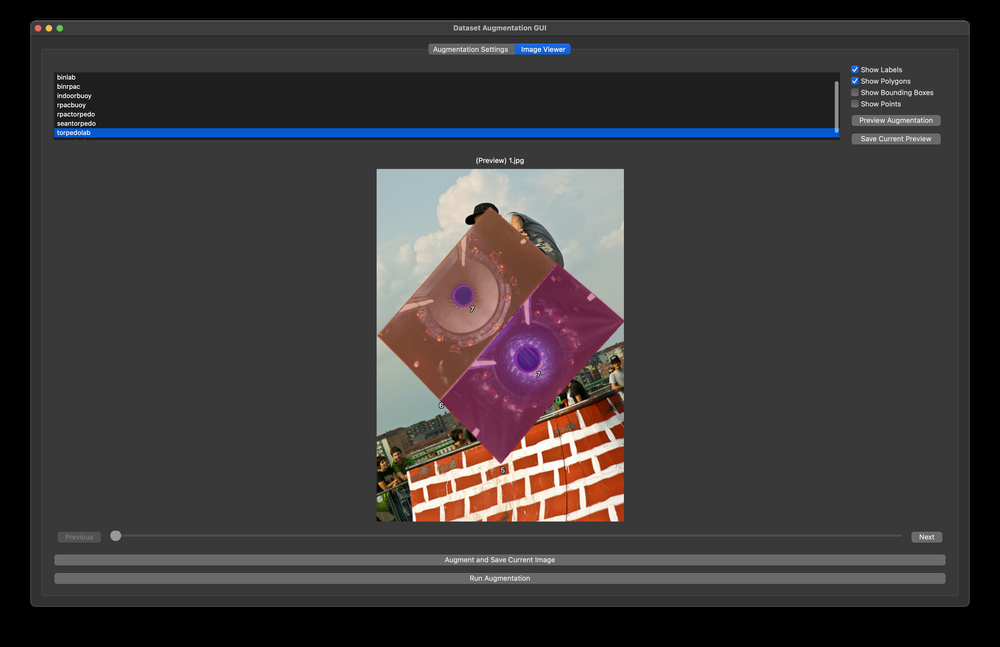
#> input picture assets/dataset_augmentation_tool.png, 1000 x 647 px, shrunk from 3680 x 2382 before the run; its folder holds only this picture in this run
$ python -i murkify.py   (imports and definitions only)
#> lines starting #> are read from the running program, lines starting #| are printed output that depends on the picture
#> further down, picture is the input picture: shape (647, 1000, 3); mean B, G, R 58.7, 57.9, 61.2
import cv2
import os
import numpy as np

def apply_murky_effect(image):
    # Convert the image to BGR if it is not already
    if len(image.shape) == 2 or image.shape[2] == 1:
        image = cv2.cvtColor(image, cv2.COLOR_GRAY2BGR)

    # Apply a greenish tint
    green_tint = np.full_like(image, (0, 50, 0), dtype=np.uint8)
    murky_image = cv2.addWeighted(image, 0.7, green_tint, 0.3, 0)
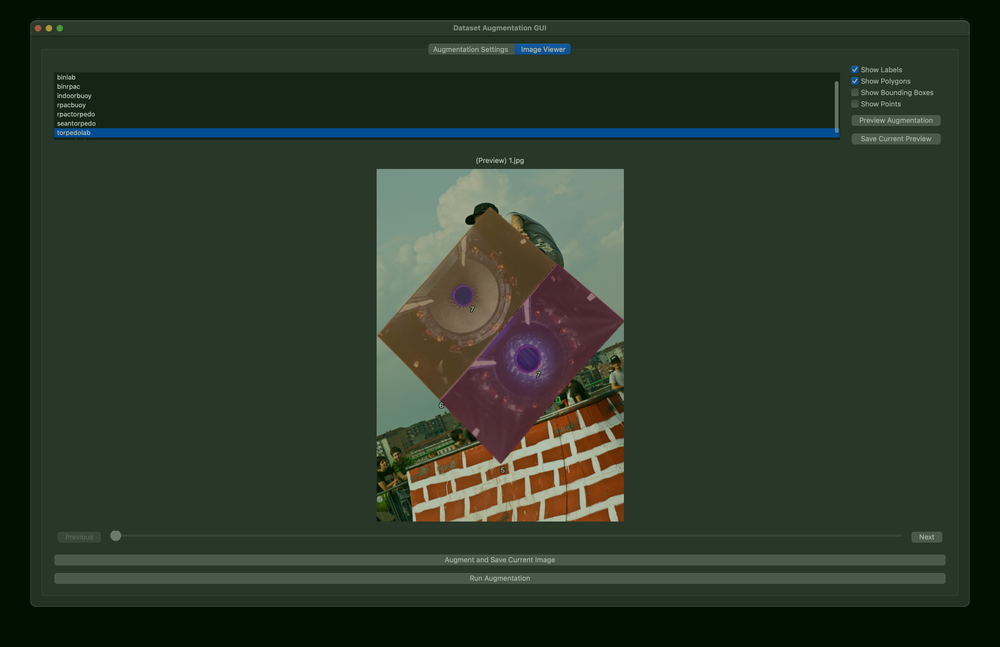
#> murky_image: shape (647, 1000, 3); mean B, G, R 41.1, 55.6, 42.9

    # Add Gaussian blur to simulate murkiness
    blurred_image = cv2.GaussianBlur(murky_image, (15, 15), 0)

    # Add random noise
    noise = np.random.normal(0, 25, blurred_image.shape).astype(np.uint8)
    noisy_image = cv2.add(blurred_image, noise)
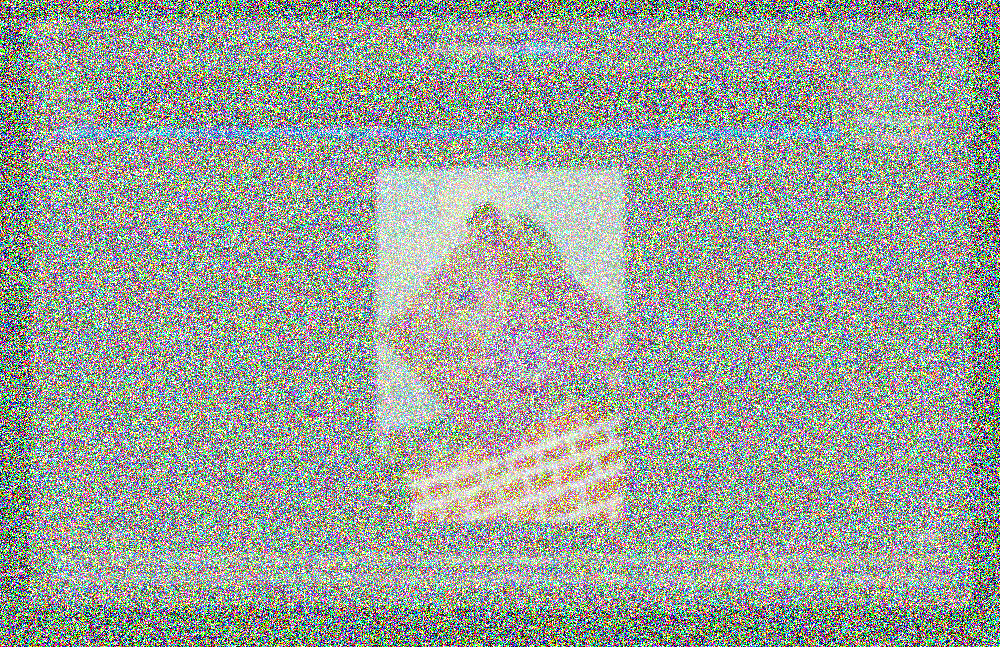
#> noisy_image: shape (647, 1000, 3); mean B, G, R 152.6, 161.2, 153.3

    # Reduce contrast
    alpha = 0.5  # Contrast control (1.0-3.0)
    beta = 0    # Brightness control (0-100)
    final_image = cv2.convertScaleAbs(noisy_image, alpha=alpha, beta=beta)
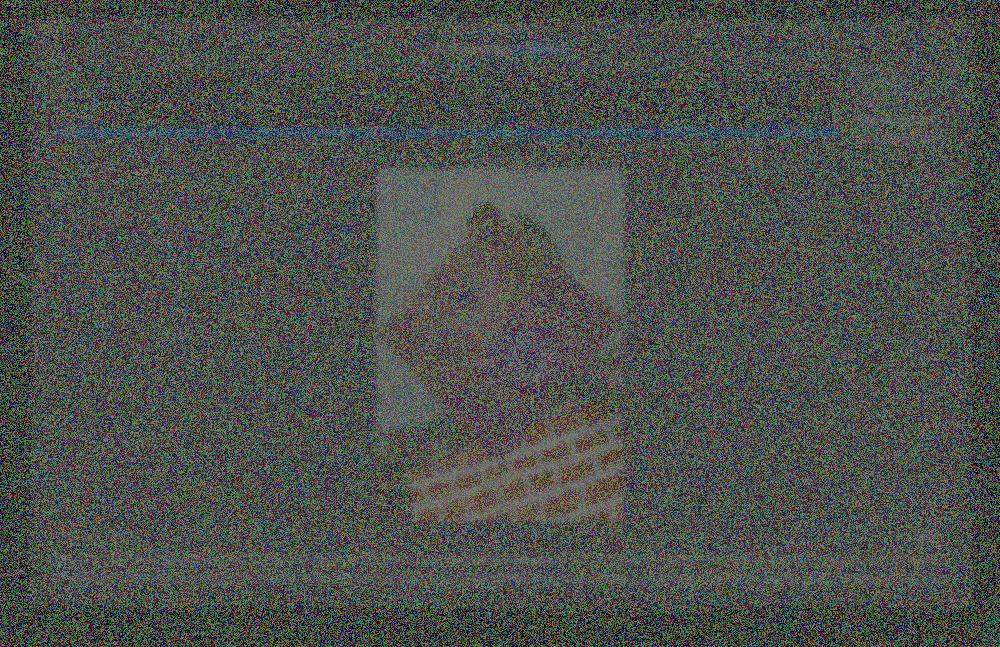
#> final_image: shape (647, 1000, 3); mean B, G, R 76.5, 80.8, 76.8

    return final_image

def process_folder(input_folder, output_folder):
    if not os.path.exists(output_folder):
        os.makedirs(output_folder)

    for filename in os.listdir(input_folder):
        print(filename)
        if filename.endswith(('.PNG', '.jpg', '.jpeg', '.bmp', '.tiff')):
            print(filename)
            # Construct full file path
            input_path = os.path.join(input_folder, filename)
            output_path = os.path.join(output_folder, filename)

            # Read the image
            image = cv2.imread(input_path)

            # Apply the murky effect
            murky_image = apply_murky_effect(image)

            # Save the result
            cv2.imwrite(output_path, murky_image)
            print(f"Processed {filename} and saved to {output_path}")

# Parameters
input_folder = '/Users/cam/Downloads/indoor_map_murkified/images'
output_folder = '/Users/cam/Programming/DataAugmentationPipeline/murkified_map'

# Run the augmentation
# [1 line not run here, left out]

>>> import cv2
>>> picture = cv2.imread('../assets/dataset_augmentation_tool.png')
>>> result = apply_murky_effect(picture)
